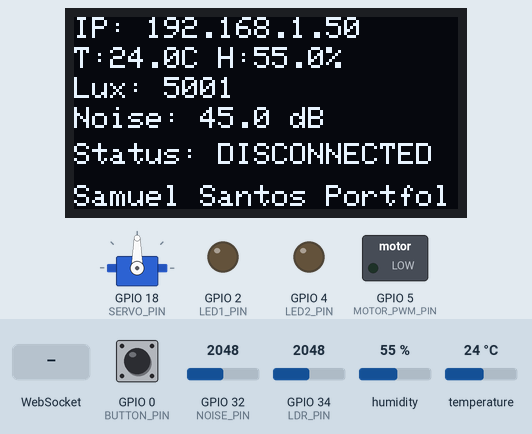
Bench run of a sketch on a simulated ESP32. On the bench: servo, 128×64 one-colour display, switched loads named in the sketch (green lamp = pin HIGH), output pins drawn as LEDs (lit = HIGH). The inputs (shaded band) are chosen by the test bench; at power-on: GPIO 0 (BUTTON_PIN) HIGH, humidity 55 %, GPIO 34 (LDR_PIN) = 2048, temperature 24 °C, GPIO 32 (NOISE_PIN) = 2048. WiFi joins after 1.5 s; servers stay silent unless stated; what the sketch prints to the serial monitor is not drawn.

Above: at 2.8 s.
2.9 s: GPIO 0 (BUTTON_PIN) pulled LOW for 0.15 s
At 4.2 s:
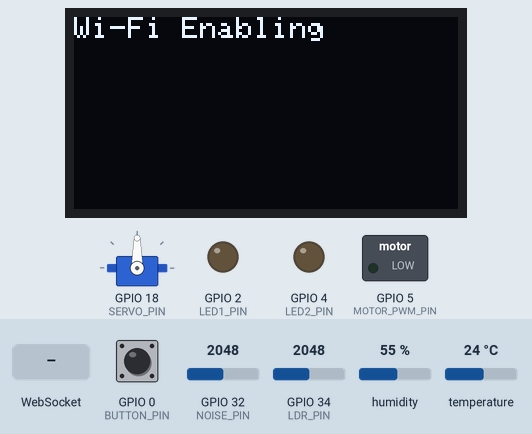
6.0 s: WebSocket text "SET_LED" received
At 7.5 s:
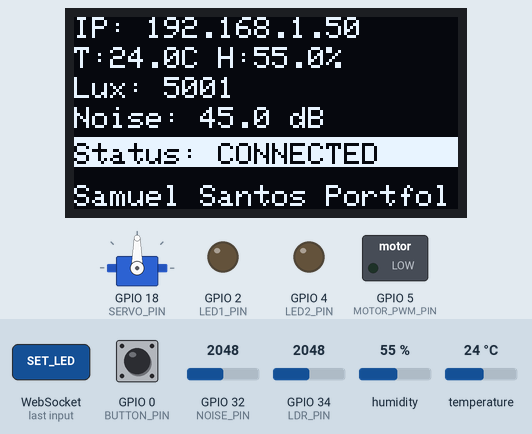
8.0 s: GPIO 0 (BUTTON_PIN) pulled LOW for 1 s
At 8.03 s:
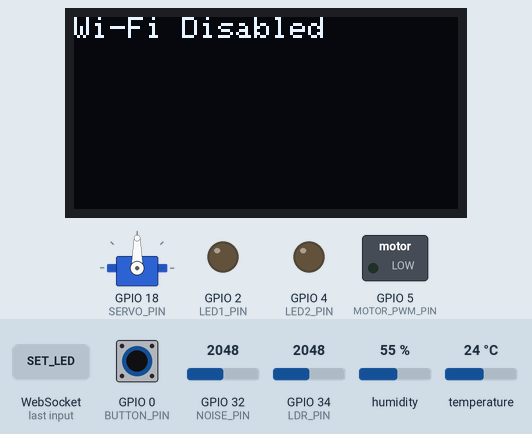
11.1 s: humidity set to 22 %
At 14.8 s:
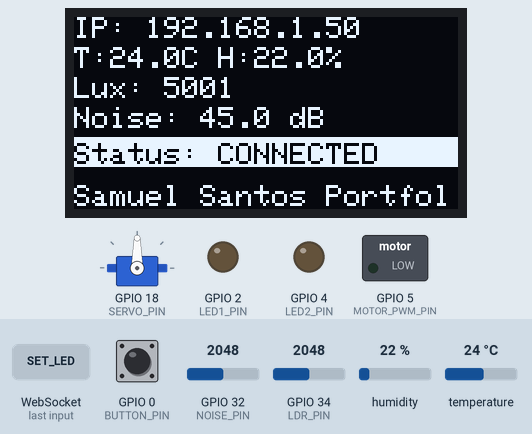
15.1 s: GPIO 34 (LDR_PIN) set to 2866
At 16.8 s:
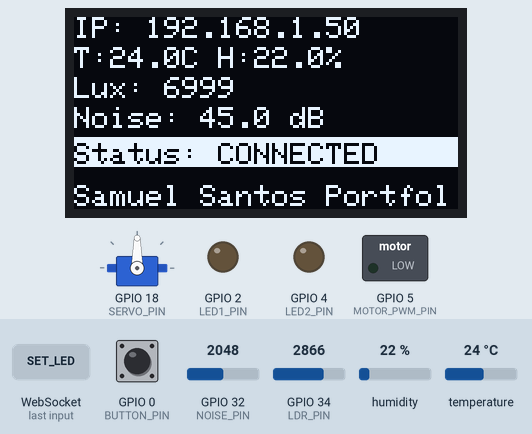
17.1 s: temperature set to 12 °C
At 18.0 s:
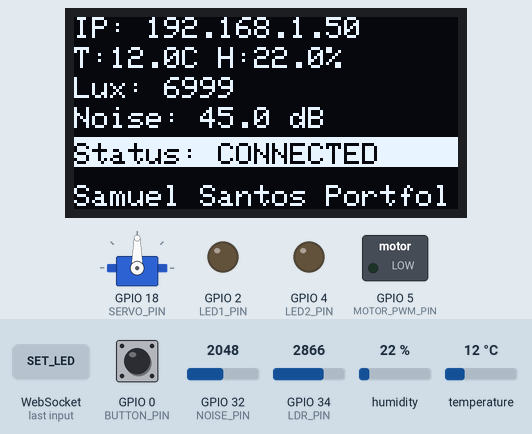
Timing chart, 0 to 20.1 s (numbered marks = the images above; inputs shaded):
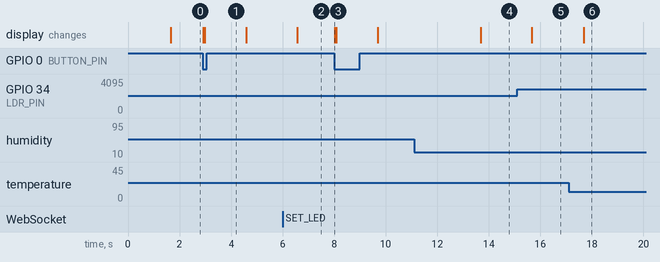

Measured:
- after the input at 2.9 s, the display: first changes at once (image 1 shows a later state)
- after the input at 6.0 s, the display: changes after 0.56 s (image 2)
- after the input at 8.0 s, the display: changes at once (image 3)
- after the input at 11.1 s, the display: changes after 2.6 s (image 4)
- after the input at 15.1 s, the display: changes after 0.56 s (image 5)
- after the input at 17.1 s, the display: changes after 0.58 s (image 6)

The sketch:

esp32_new.ino
```cpp
#include <Arduino.h>

#include "actuators.h"
#include "config.h"
#include "connectivity.h"
#include "display_manager.h"
#include "globals.h"
#include "telemetry.h"

void setup() {
  Serial.begin(115200);
  analogSetAttenuation(ADC_11db);

  initializePins();
  initializeActuators();
  initializeDisplay();

  dht.begin();
  initializeConnectivity();

  lastSensorRead = millis();
  publishLatestTelemetry();
}

void loop() {
  handleWifiToggleButton();
  ensureWifiConnection();

  const unsigned long now = millis();
  if (now - lastSensorRead >= Config::SENSOR_INTERVAL_MS) {
    lastSensorRead = now;
    publishLatestTelemetry();
  }
}
```

actuators.cpp
```cpp
#include <Arduino.h>
#include <ESP32Servo.h>
#include <ArduinoJson.h>

#include "actuators.h"
#include "config.h"
#include "globals.h"

void applyMotorSpeed(uint8_t percentage) {
  deviceState.motorSpeed = percentage;
  const uint8_t dutyCycle = map(percentage, 0, 100, 0, Config::PWM_MAX_DUTY);
  ledcWrite(Config::PWM_CHANNEL, dutyCycle);
}

void applyLedState(uint8_t pin, bool enabled) {
  digitalWrite(pin, enabled ? HIGH : LOW);
}

void initializePins() {
  pinMode(Config::LED1_PIN, OUTPUT);
  pinMode(Config::LED2_PIN, OUTPUT);
  pinMode(Config::BUTTON_PIN, INPUT_PULLUP);
  pinMode(Config::LDR_PIN, INPUT);
  pinMode(Config::NOISE_PIN, INPUT);

  ledcSetup(Config::PWM_CHANNEL, Config::PWM_FREQUENCY, Config::PWM_RESOLUTION);
  ledcAttachPin(Config::MOTOR_PWM_PIN, Config::PWM_CHANNEL);

  applyLedState(Config::LED1_PIN, false);
  applyLedState(Config::LED2_PIN, false);
  applyMotorSpeed(0);
}

void initializeActuators() {
  myServo.attach(Config::SERVO_PIN);
  myServo.write(deviceState.servoAngle);
}

void applyCommand(const JsonDocument& doc) {
  const char* action = doc["action"];
  const char* componentId = doc["componentId"];
  JsonVariant value = doc["value"];

  if (!action) {
    return;
  }

  if (strcmp(action, "SET_LED") == 0 && componentId) {
    const bool enabled = value.as<bool>();
    if (strcmp(componentId, "led1") == 0) {
      deviceState.led1 = enabled;
      applyLedState(Config::LED1_PIN, enabled);
    } else if (strcmp(componentId, "led2") == 0) {
      deviceState.led2 = enabled;
      applyLedState(Config::LED2_PIN, enabled);
    }
  } else if (strcmp(action, "SET_MOTOR") == 0) {
    const int requestedSpeed = constrain(value.as<int>(), 0, 100);
    applyMotorSpeed(static_cast<uint8_t>(requestedSpeed));
  } else if (strcmp(action, "SET_SERVO") == 0) {
    const int requestedAngle = constrain(value.as<int>(), 0, 180);
    deviceState.servoAngle = static_cast<uint8_t>(requestedAngle);
    myServo.write(deviceState.servoAngle);
  }
}
```

actuators.h
```cpp
#ifndef ACTUATORS_H
#define ACTUATORS_H

#include <ArduinoJson.h>
#include <stdint.h>

void initializeActuators();
void initializePins();
void applyMotorSpeed(uint8_t percentage);
void applyLedState(uint8_t pin, bool enabled);
void applyCommand(const JsonDocument& doc);

#endif
```

connectivity.cpp
```cpp
#include <Arduino.h>
#include <WiFi.h>
#include <ESPAsyncWebServer.h>
#include <ArduinoJson.h>

#if __has_include("secrets.h")
#include "secrets.h"
#else
#include "secrets.example.h"
#endif

#include "actuators.h"
#include "config.h"
#include "connectivity.h"
#include "display_manager.h"
#include "globals.h"
#include "telemetry.h"

namespace {
void handleWsMessage(
  AsyncWebSocket* serverRef,
  AsyncWebSocketClient* client,
  AwsEventType type,
  void* arg,
  uint8_t* data,
  size_t len
) {
  (void)serverRef;

  if (type == WS_EVT_DATA) {
    AwsFrameInfo* info = reinterpret_cast<AwsFrameInfo*>(arg);
    if (!(info->final && info->index == 0 && info->len == len && info->opcode == WS_TEXT)) {
      return;
    }

    String message(reinterpret_cast<char*>(data), len);
    DynamicJsonDocument doc(256);
    DeserializationError error = deserializeJson(doc, message);
    if (error) {
      Serial.printf("[WS] Invalid JSON: %s\n", error.c_str());
      return;
    }

    applyCommand(doc);
    publishLatestTelemetry();
  } else if (type == WS_EVT_CONNECT) {
    Serial.printf("[WS] Client %u connected\n", client->id());
    deviceState.clientConnected = true;
  } else if (type == WS_EVT_DISCONNECT) {
    Serial.printf("[WS] Client %u disconnected\n", client->id());
    deviceState.clientConnected = false;
  }
}
}

void connectWifi() {
  WiFi.begin(WIFI_SSID, WIFI_PASSWORD);
  while (WiFi.status() != WL_CONNECTED) {
    delay(500);
    Serial.print('.');
  }
  Serial.println();
  Serial.print("IP address: ");
  Serial.println(WiFi.localIP());
}

void ensureWifiConnection() {
  if (deviceState.wifiEnabled && WiFi.status() != WL_CONNECTED) {
    WiFi.reconnect();
  }
}

void handleWifiToggleButton() {
  const int buttonState = digitalRead(Config::BUTTON_PIN);
  if (buttonState != LOW || (millis() - lastButtonTime) <= Config::BUTTON_DEBOUNCE_MS) {
    return;
  }

  lastButtonTime = millis();
  deviceState.wifiEnabled = !deviceState.wifiEnabled;

  if (deviceState.wifiEnabled) {
    showStatus("Wi-Fi Enabling");
    connectWifi();
  } else {
    WiFi.disconnect(true);
    showStatus("Wi-Fi Disabled");
  }
}

void initializeConnectivity() {
  connectWifi();
  ws.onEvent(handleWsMessage);
  server.addHandler(&ws);
  server.begin();
}
```

connectivity.h
```cpp
#ifndef CONNECTIVITY_H
#define CONNECTIVITY_H

void initializeConnectivity();
void connectWifi();
void ensureWifiConnection();
void handleWifiToggleButton();

#endif
```

display_manager.cpp
```cpp
#include <Arduino.h>
#include <WiFi.h>
#include <Wire.h>
#include <Adafruit_GFX.h>
#include <Adafruit_SSD1306.h>

#include "config.h"
#include "display_manager.h"
#include "globals.h"

void initializeDisplay() {
  Wire.begin(Config::I2C_SDA, Config::I2C_SCL);

  if (!display.begin(SSD1306_SWITCHCAPVCC, Config::OLED_ADDRESS)) {
    Serial.println(F("SSD1306 allocation failed"));
    while (true) {
    }
  }

  display.clearDisplay();
  showStatus("Connecting...");
}

void showStatus(
  const char* line1,
  const char* line2,
  const char* line3,
  const char* line4
) {
  display.clearDisplay();
  display.setTextSize(1);
  display.setTextColor(SSD1306_WHITE);
  display.setCursor(0, 0);

  if (line1) {
    display.print(line1);
  }
  if (line2) {
    display.setCursor(0, 10);
    display.print(line2);
  }
  if (line3) {
    display.setCursor(0, 20);
    display.print(line3);
  }
  if (line4) {
    display.setCursor(0, 30);
    display.print(line4);
  }

  display.display();
}

void renderTelemetryOnDisplay(const TelemetryReading& telemetry) {
  display.clearDisplay();
  display.setTextSize(1);
  display.setTextColor(SSD1306_WHITE);

  display.setCursor(0, 0);
  display.print("IP: ");
  if (WiFi.status() == WL_CONNECTED) {
    display.print(WiFi.localIP().toString());
  } else {
    display.print("offline");
  }

  display.setCursor(0, 10);
  display.printf("T:%.1fC H:%.1f%%", telemetry.temperature, telemetry.humidity);

  display.setCursor(0, 20);
  display.printf("Lux: %.0f", telemetry.lux);

  display.setCursor(0, 30);
  display.printf("Noise: %.1f dB", telemetry.decibels);

  if (deviceState.clientConnected) {
    display.fillRect(0, 40, 128, 10, SSD1306_WHITE);
    display.setTextColor(SSD1306_BLACK);
    display.setCursor(0, 42);
    display.print("Status: CONNECTED");
    display.setTextColor(SSD1306_WHITE);
  } else {
    display.setCursor(0, 42);
    display.print("Status: DISCONNECTED");
  }

  display.setCursor(0, 56);
  display.print("Samuel Santos Portfolio");
  display.display();
}
```

display_manager.h
```cpp
#ifndef DISPLAY_MANAGER_H
#define DISPLAY_MANAGER_H

#include "models.h"

void initializeDisplay();
void showStatus(
  const char* line1,
  const char* line2 = nullptr,
  const char* line3 = nullptr,
  const char* line4 = nullptr
);
void renderTelemetryOnDisplay(const TelemetryReading& telemetry);

#endif
```

globals.cpp
```cpp
#include <WiFi.h>
#include <AsyncTCP.h>
#include <ESPAsyncWebServer.h>
#include <ArduinoJson.h>
#include <Wire.h>
#include <Adafruit_GFX.h>
#include <Adafruit_SSD1306.h>
#include <DHT.h>
#include <ESP32Servo.h>

#include "config.h"
#include "globals.h"

AsyncWebServer server(80);
AsyncWebSocket ws("/ws");
Adafruit_SSD1306 display(
  Config::SCREEN_WIDTH,
  Config::SCREEN_HEIGHT,
  &Wire,
  Config::OLED_RESET
);
DHT dht(Config::DHT_PIN, Config::DHT_TYPE);
Servo myServo;

DeviceState deviceState = {false, false, 0, 90, true, false};
unsigned long lastSensorRead = 0;
unsigned long lastButtonTime = 0;
```

globals.h
```cpp
#ifndef GLOBALS_H
#define GLOBALS_H

#include <ESPAsyncWebServer.h>
#include <Adafruit_SSD1306.h>
#include <DHT.h>
#include <ESP32Servo.h>

#include "models.h"

extern AsyncWebServer server;
extern AsyncWebSocket ws;
extern Adafruit_SSD1306 display;
extern DHT dht;
extern Servo myServo;

extern DeviceState deviceState;
extern unsigned long lastSensorRead;
extern unsigned long lastButtonTime;

#endif
```

models.h
```cpp
#ifndef MODELS_H
#define MODELS_H

#include <stdint.h>

struct TelemetryReading {
  float temperature;
  float humidity;
  float lux;
  uint16_t noiseLevel;
  float decibels;
  unsigned long timestamp;
};

struct DeviceState {
  bool led1;
  bool led2;
  uint8_t motorSpeed;
  uint8_t servoAngle;
  bool wifiEnabled;
  bool clientConnected;
};

#endif
```

secrets.example.h
```cpp
#ifndef SECRETS_EXAMPLE_H
#define SECRETS_EXAMPLE_H

#define WIFI_SSID "YOUR_WIFI_SSID"
#define WIFI_PASSWORD "YOUR_WIFI_PASSWORD"

#endif
```

telemetry.cpp
```cpp
#include <Arduino.h>
#include <ArduinoJson.h>

#include "display_manager.h"
#include "config.h"
#include "globals.h"
#include "telemetry.h"

namespace {
float clampFloat(float value, float minValue, float maxValue) {
  if (value < minValue) {
    return minValue;
  }

  if (value > maxValue) {
    return maxValue;
  }

  return value;
}

float luxFromRaw(int rawValue) {
  return static_cast<float>(rawValue) * 10000.0f / 4095.0f;
}

float decibelsFromPeakToPeak(uint16_t peakToPeak) {
  const float normalized = (static_cast<float>(peakToPeak) - 50.0f) / 450.0f;
  const float mapped = 49.5f + normalized * (90.0f - 49.5f);
  return clampFloat(mapped, 40.0f, 100.0f);
}
}

TelemetryReading readTelemetry() {
  const float rawTemperature = dht.readTemperature();
  const float rawHumidity = dht.readHumidity();
  const int lightLevel = analogRead(Config::LDR_PIN);

  unsigned long startTime = millis();
  uint16_t maximumSignal = 0;
  uint16_t minimumSignal = 4095;

  while (millis() - startTime < Config::NOISE_SAMPLE_WINDOW_MS) {
    const int sample = analogRead(Config::NOISE_PIN);
    if (sample < 4095) {
      if (sample > maximumSignal) {
        maximumSignal = sample;
      }
      if (sample < minimumSignal) {
        minimumSignal = sample;
      }
    }
  }

  const uint16_t peakToPeak = maximumSignal - minimumSignal;

  TelemetryReading telemetry = {
    isnan(rawTemperature) ? 0.0f : rawTemperature,
    isnan(rawHumidity) ? 0.0f : rawHumidity,
    luxFromRaw(lightLevel),
    peakToPeak,
    decibelsFromPeakToPeak(peakToPeak),
    millis()
  };

  return telemetry;
}

void broadcastTelemetry(const TelemetryReading& telemetry) {
  DynamicJsonDocument doc(256);
  doc["type"] = "UPDATE";
  JsonObject payload = doc.createNestedObject("payload");
  payload["temperature"] = telemetry.temperature;
  payload["humidity"] = telemetry.humidity;
  payload["lux"] = telemetry.lux;
  payload["noiseLevel"] = telemetry.noiseLevel;
  payload["decibels"] = telemetry.decibels;
  payload["timestamp"] = telemetry.timestamp;
  payload["led1"] = deviceState.led1;
  payload["led2"] = deviceState.led2;
  payload["motorSpeed"] = deviceState.motorSpeed;
  payload["servoAngle"] = deviceState.servoAngle;

  String json;
  serializeJson(doc, json);
  ws.textAll(json);
}

void logTelemetry(const TelemetryReading& telemetry) {
  Serial.println("=== Sensor Readings ===");
  Serial.printf("Temperature: %.1f C\n", telemetry.temperature);
  Serial.printf("Humidity: %.1f %%\n", telemetry.humidity);
  Serial.printf("Lux: %.0f\n", telemetry.lux);
  Serial.printf("Noise (P2P): %u -> %.1f dB\n", telemetry.noiseLevel, telemetry.decibels);
  Serial.println("=======================");
}

void publishLatestTelemetry() {
  TelemetryReading telemetry = readTelemetry();
  logTelemetry(telemetry);
  broadcastTelemetry(telemetry);
  renderTelemetryOnDisplay(telemetry);
}
```

telemetry.h
```cpp
#ifndef TELEMETRY_H
#define TELEMETRY_H

#include "models.h"

TelemetryReading readTelemetry();
void broadcastTelemetry(const TelemetryReading& telemetry);
void logTelemetry(const TelemetryReading& telemetry);
void publishLatestTelemetry();

#endif
```

config.h
```cpp
#ifndef CONFIG_H
#define CONFIG_H

#include <stdint.h>
#include <DHT.h>

namespace Config {
const uint8_t LED1_PIN = 2;
const uint8_t LED2_PIN = 4;
const uint8_t MOTOR_PWM_PIN = 5;
const uint8_t SERVO_PIN = 18;
const uint8_t BUTTON_PIN = 0;
const uint8_t NOISE_PIN = 32;
const uint8_t DHT_PIN = 15;
const uint8_t LDR_PIN = 34;
const uint8_t I2C_SDA = 21;
const uint8_t I2C_SCL = 22;

const uint8_t DHT_TYPE = DHT11;
const unsigned long BUTTON_DEBOUNCE_MS = 50;
const unsigned long SENSOR_INTERVAL_MS = 2000;
const unsigned long NOISE_SAMPLE_WINDOW_MS = 50;

const int SCREEN_WIDTH = 128;
const int SCREEN_HEIGHT = 64;
const int OLED_RESET = -1;
const uint8_t OLED_ADDRESS = 0x3C;

const uint8_t PWM_CHANNEL = 0;
const uint16_t PWM_FREQUENCY = 5000;
const uint8_t PWM_RESOLUTION = 8;
const uint8_t PWM_MAX_DUTY = 255;
}

#endif
```
